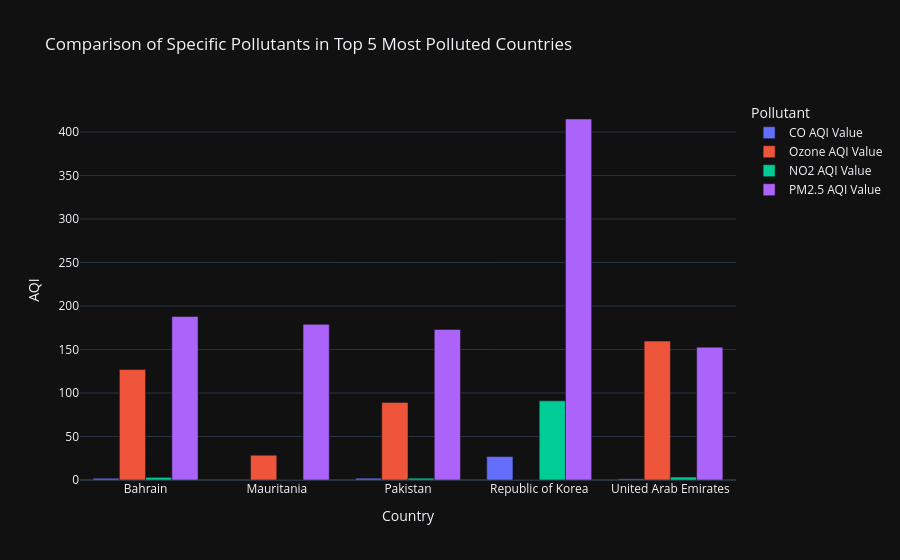

Notebook cell for this chart:
### Markdown cell above
### Interprétation - World Villains: 5 Most Polluted Countries (Average AQI)

**Observations clés :**
- **République de Corée** : Domine le classement avec l'AQI moyen le plus élevé (~430+)
- **Bahrain, Mauritania, Pakistan, United Arab Emirates** : AQI moyens entre 170-200, considérés comme très pollués
- **Absence notable : L'Inde** : N'apparaît pas dans ce classement car bien qu'elle ait de nombreuses observations très polluées, la moyenne est tirée vers le bas par les villes avec une bonne qualité d'air

**Important - Distinction average vs distribution :**
- Ce graphique montre les **moyennes par pays**, différent de la distribution complète
- L'Inde a des extrêmes (certaines villes très propres, d'autres très polluées), ce qui donne une moyenne modérée
- La République de Corée a une pollution plus **homogène** et systématiquement élevée

**Décision** : La République de Corée nécessite une intervention urgente et massive. L'absence de l'Inde souligne l'importance d'analyser à la fois les moyennes ET la distribution pour une vision complète.

### Code cell
# 4. Pollutant breakdown for those worst countries
# Let's see what makes up the AQI in the 5 most polluted countries
top_5_polluted_countries = df.groupby('Country')['AQI Value'].mean().nlargest(5).index
pollutant_df = df[df['Country'].isin(top_5_polluted_countries)]
pollutant_avg = pollutant_df.groupby('Country')[['CO AQI Value', 'Ozone AQI Value', 'NO2 AQI Value', 'PM2.5 AQI Value']].mean().reset_index()

# Melt the data for Plotly grouped bar chart
melted_pollutants = pollutant_avg.melt(id_vars='Country', var_name='Pollutant', value_name='AQI')

fig_pollutants = px.bar(
    melted_pollutants, 
    x='Country', 
    y='AQI', 
    color='Pollutant', 
    barmode='group',
    title='Comparison of Specific Pollutants in Top 5 Most Polluted Countries',
    template="plotly_dark"
)
fig_pollutants.show()

### Figure 1 — Plotly figure (JSON) as saved in the notebook; plotly's stock layout.template omitted (floating-point values rounded to 4 significant figures)
{"data": [{"alignmentgroup": "True", "hovertemplate": "Pollutant=CO AQI Value<br>Country=%{x}<br>AQI=%{y}<extra></extra>", "legendgroup": "CO AQI Value", "marker": {"color": "#636efa", "pattern": {"shape": ""}}, "name": "CO AQI Value", "offsetgroup": "CO AQI Value", "orientation": "v", "showlegend": true, "textposition": "auto", "type": "bar", "x": ["Bahrain", "Mauritania", "Pakistan", "Republic of Korea", "United Arab Emirates"], "xaxis": "x", "y": [2.0, 0.75, 2.075, 27.0, 1.333], "yaxis": "y"}, {"alignmentgroup": "True", "hovertemplate": "Pollutant=Ozone AQI Value<br>Country=%{x}<br>AQI=%{y}<extra></extra>", "legendgroup": "Ozone AQI Value", "marker": {"color": "#EF553B", "pattern": {"shape": ""}}, "name": "Ozone AQI Value", "offsetgroup": "Ozone AQI Value", "orientation": "v", "showlegend": true, "textposition": "auto", "type": "bar", "x": ["Bahrain", "Mauritania", "Pakistan", "Republic of Korea", "United Arab Emirates"], "xaxis": "x", "y": [127.0, 28.5, 89.14, 0.0, 159.7], "yaxis": "y"}, {"alignmentgroup": "True", "hovertemplate": "Pollutant=NO2 AQI Value<br>Country=%{x}<br>AQI=%{y}<extra></extra>", "legendgroup": "NO2 AQI Value", "marker": {"color": "#00cc96", "pattern": {"shape": ""}}, "name": "NO2 AQI Value", "offsetgroup": "NO2 AQI Value", "orientation": "v", "showlegend": true, "textposition": "auto", "type": "bar", "x": ["Bahrain", "Mauritania", "Pakistan", "Republic of Korea", "United Arab Emirates"], "xaxis": "x", "y": [3.0, 0.0, 2.075, 91.0, 3.333], "yaxis": "y"}, {"alignmentgroup": "True", "hovertemplate": "Pollutant=PM2.5 AQI Value<br>Country=%{x}<br>AQI=%{y}<extra></extra>", "legendgroup": "PM2.5 AQI Value", "marker": {"color": "#ab63fa", "pattern": {"shape": ""}}, "name": "PM2.5 AQI Value", "offsetgroup": "PM2.5 AQI Value", "orientation": "v", "showlegend": true, "textposition": "auto", "type": "bar", "x": ["Bahrain", "Mauritania", "Pakistan", "Republic of Korea", "United Arab Emirates"], "xaxis": "x", "y": [188.0, 179.0, 173.1, 415.0, 152.7], "yaxis": "y"}], "layout": {"barmode": "group", "legend": {"title": {"text": "Pollutant"}, "tracegroupgap": 0}, "title": {"text": "Comparison of Specific Pollutants in Top 5 Most Polluted Countries"}, "xaxis": {"anchor": "y", "domain": [0, 1], "title": {"text": "Country"}}, "yaxis": {"anchor": "x", "domain": [0, 1], "title": {"text": "AQI"}}}}
